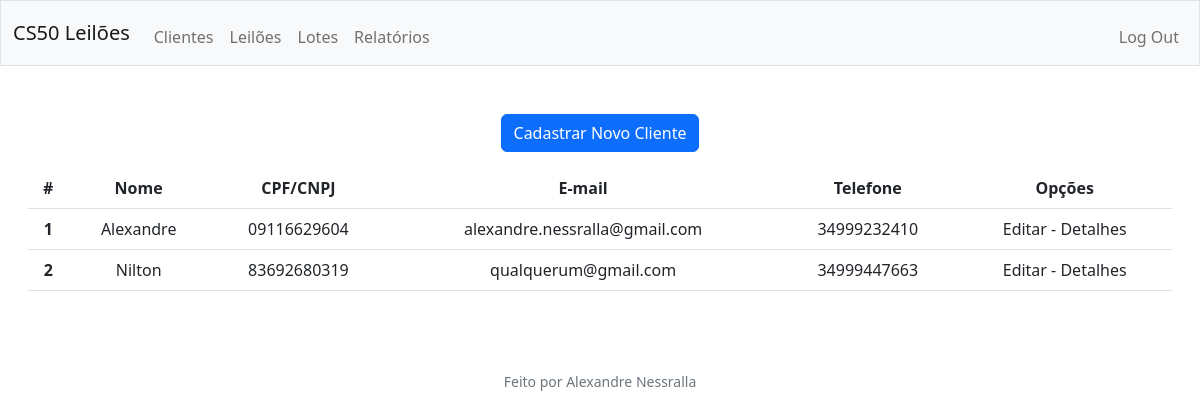
The page /clientes (signed in) on the database as committed earlier.
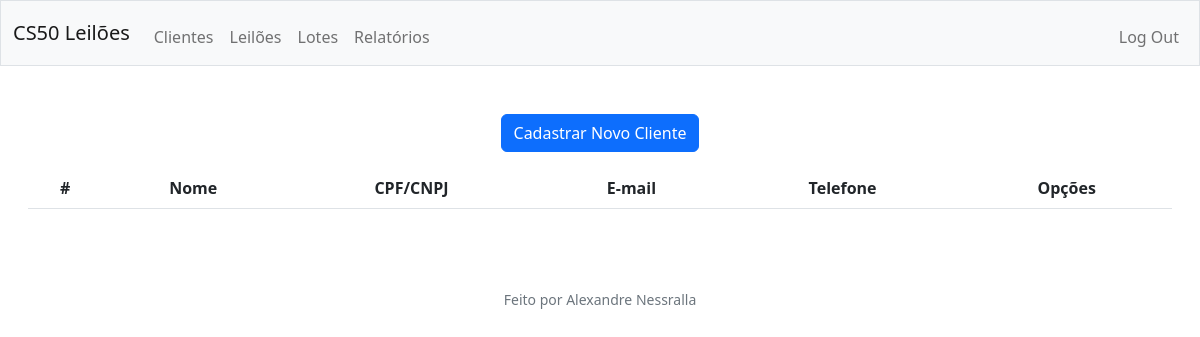
The same page on the database as committed later.
### tables this page shows
CREATE TABLE clients (
    clientId INTEGER PRIMARY KEY AUTOINCREMENT,
    created TIMESTAMP NOT NULL DEFAULT CURRENT_TIMESTAMP,
    nome VARCHAR(45) NOT NULL,
    doc VARCHAR(15) NOT NULL,
    mail VARCHAR(30) NOT NULL,
    logradouro VARCHAR(45) NOT NULL,
    bairro VARCHAR(20) NOT NULL,
    cidade VARCHAR(20) NOT NULL,
    estado VARCHAR(2) NOT NULL,
    inscRural VARCHAR(15) NOT NULL,
    tel VARCHAR(15) NOT NULL
);

### app.py (the view)
@app.route('/clientes')
@login_requireds
def clients():
    rows = cur.execute("SELECT * FROM clients")
    clients = rows.fetchall()
    return render_template('clientes.html',clients=clients)

### helpers.py (called while the page is built)
def login_requireds(f):
    @wraps(f)
    def decorated_function(*args, **kwargs):
        if session.get("user_id") is None:
            return redirect("/login")
        return f(*args, **kwargs)
    return decorated_function

### templates/clientes.html (shortened to what this page needs)
{% extends "layout.html" %}
{% block main %}
    <div>
        <button class="btn btn-primary" ><a style="text-decoration:none; color: #fff;"  href="./cadastro">Cadastrar Novo Cliente</a></button>
    </div>
    <div class="w-80 p-3">
        <table class="table table-hover">
            <thead>
              <tr>
                <th scope="col">#</th>
                <th scope="col">Nome</th>
                <th scope="col">CPF/CNPJ</th>
                <th scope="col">E-mail</th>
                <th scope="col">Telefone</th>
                <th scope="col">Opções</th>
              </tr>
            </thead>
            <tbody>
              {% for client in clients %}
              <tr>
                <th scope="row">{{client[0]}}</th>
                <td>{{client[2]}}</td>
                <td>{{client[3]}}</td>
                <td>{{client[4]}}</td>
                <td>{{client[10]}}</td>
                <td> Editar - Detalhes </td>
              </tr>
              {% endfor %}
            </tbody>
          </table>
    </div>
{% endblock %}

Rows that differ between the two databases and show on the page:
removed clients: clientId "1", nome "Alexandre", doc "09116629604", mail "alexandre.nessralla@gmail.com", tel "34999232410"
removed clients: clientId "2", nome "Nilton", doc "83692680319", mail "qualquerum@gmail.com", tel "34999447663"
